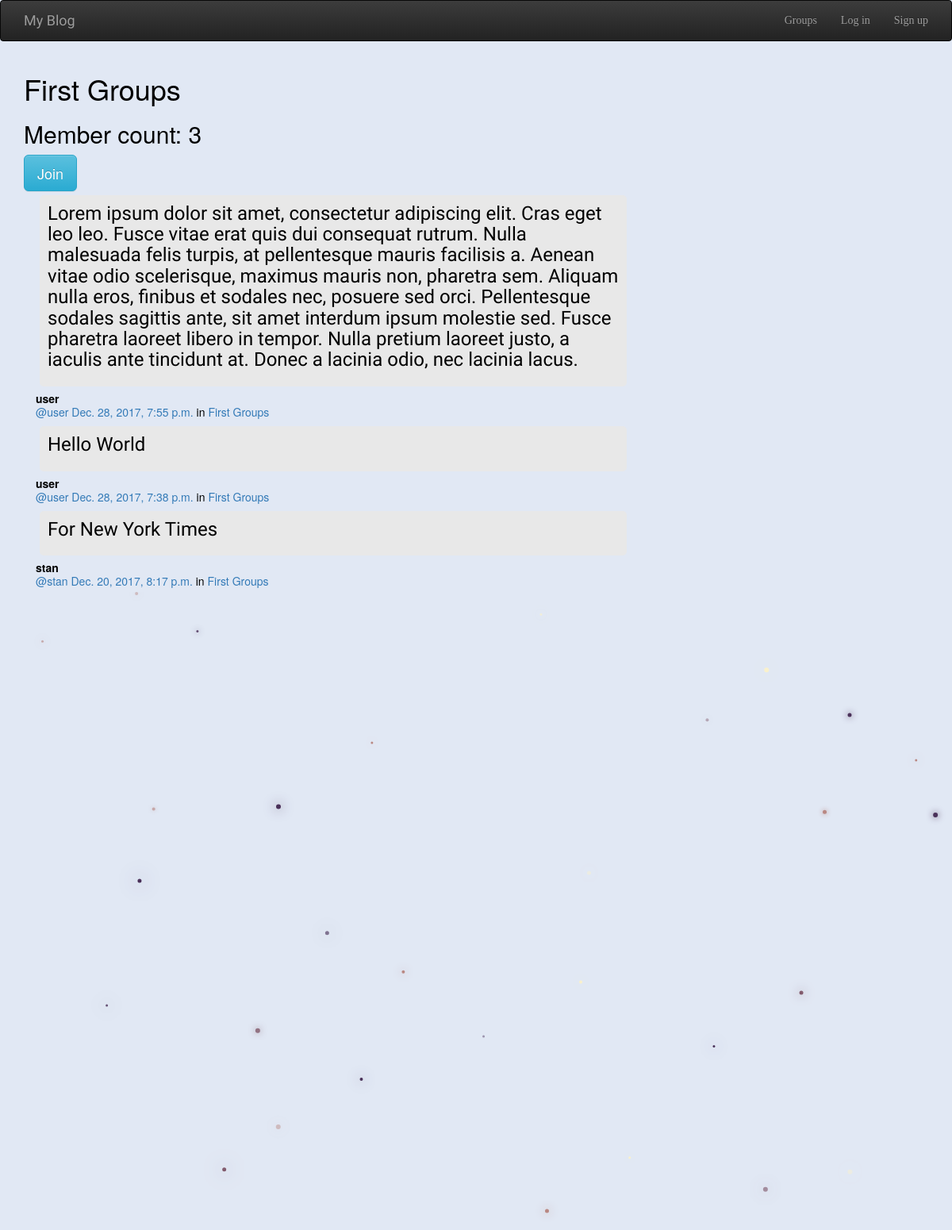
/groups/post/in/first-groups/, run on the app's committed database.
### groups/models.py (models this page shows, shortened)
class Group(models.Model):
    name = models.CharField(max_length=255, unique = True)
    slug = models.SlugField(allow_unicode = True, unique = True)
    description = models.TextField(blank = True, default='')
    description_html = models.TextField(editable=False, default='', blank=True)
    members = models.ManyToManyField(User, through= 'GroupMember')
    class Meta:
        ordering = ['name']

### posts/models.py (models this page shows, shortened)
class Post(models.Model):
    user = models.ForeignKey(User, related_name='posts')
    created_at = models.DateTimeField(auto_now=True)
    message = models.TextField()
    message_html = models.TextField(editable=False)
    group = models.ForeignKey(Group, related_name='posts', null=True, blank=True)
    class Meta:
        ordering = ['-created_at']
        unique_together = ['user', 'message']

### groups/views.py (the view)
# urls.py: url(r'^post/in/(?P<slug>[-\w]+)/$', views.SingleGroup.as_view(), name='single'),
class SingleGroup(generic.DetailView):
    model = Group

### groups/templates/groups/group_detail.html
{% extends 'groups/group_base.html' %}
{% block pregroup %}
<h1>{{group.name}}</h1>
<h2>Member count: {{group.members.count}}</h2>
<div class="content">
    {% if user in group.members.all %}
    <a class="btn btn-lg btn-fill  btn-warning" href="{% url 'groups:leave' slug=group.slug %}"> <span class="glyphincon glyphicon-remove-cercle" >Leave</span> </a>
    {% else  %}
    <a class="btn btn-lg btn-fill  btn-info" href="{% url 'groups:join' slug=group.slug %}"> <span class="glyphincon glyphicon-ok-cercle" >Join</span> </a>
    {% endif %}
</div>
{% endblock pregroup %}
{% block group_content %}
<div class="col-md-8">
    {% if group.post.count == 0 %}
    <h2>Not post in this group yet.</h2>
    {% else %}
    {% for post in group.posts.all %}
    {% include 'posts/_post.html' %}
    {% endfor %}
    {% endif %}
</div>
{% endblock group_content %}

### posts/templates/posts/_post.html (shortened to what this page needs)
<div class="post-media">
    <h3 class="post-message">{{post.message_html|safe}}</h3>
    <div class="media-body">
        <strong>{{post.user.username}}</strong>
        <h5 class="media-heading">
            <span class="username">
                <a href="{% url 'posts:for_user' username=post.user.username%}">@{{post.user.username}}</a>
            </span>
            <time class="time" >
                <a href="{% url 'posts:single' username=post.user.username pk=post.pk %}">{{post.created_at}}</a>
            </time>
            {% if post.group %}
            <span class="group-name" >in <a href="{% url 'groups:single' slug=post.group.slug %}">{{post.group.name}}</a> </span>
            {% endif %}
        </h5>
    </div>
</div>

### static/sm_prj/css/master.css (style rules this page uses)
body { margin: 0; overflow: scroll; background-color: #e1e8f4; color:black; }
.post-message { font-family: 'Satisfy', cursive; background-color: #e8e8e8; margin: 5px; border-radius: 5px; padding: 10px; border-color: black; border-width: 3px; }

### data on the page
Group: name "First Groups", members.count "3"
Post: message_html "Lorem ipsum dolor sit amet, consectetur adipiscing elit. Cras eget leo leo. Fusce vitae erat quis dui consequat rutrum. Nulla malesuada felis turpis, at pellentesque mauris facilisis a. Aenean vitae odio scelerisque, maximus mauris non, pharetra sem. Aliquam nulla eros, finibus et sodales nec, posuere sed orci. Pellentesque sodales sagittis ante, sit amet interdum ipsum molestie sed. Fusce pharetra laoreet libero in tempor. Nulla pretium laoreet justo, a iaculis ante tincidunt at. Donec a lacinia odio, nec lacinia lacus.", user.username "user", created_at "Dec. 28, 2017, 7:55 p.m.", group.name "First Groups"
Post: message_html "Hello World", user.username "user", created_at "Dec. 28, 2017, 7:38 p.m.", group.name "First Groups"
Post: message_html "For New York Times", user.username "stan", created_at "Dec. 20, 2017, 8:17 p.m.", group.name "First Groups"
